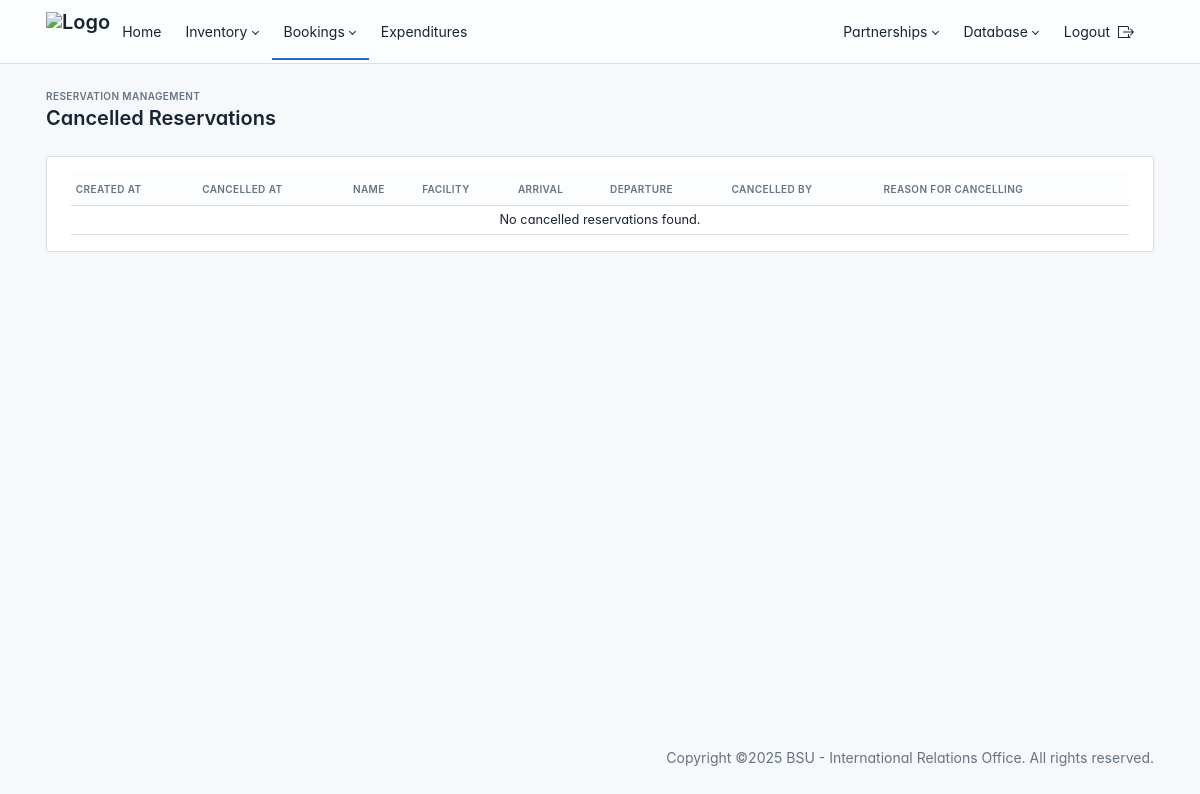
Before: /administrator/cancelled-reservations/ (signed in) with the older database file.
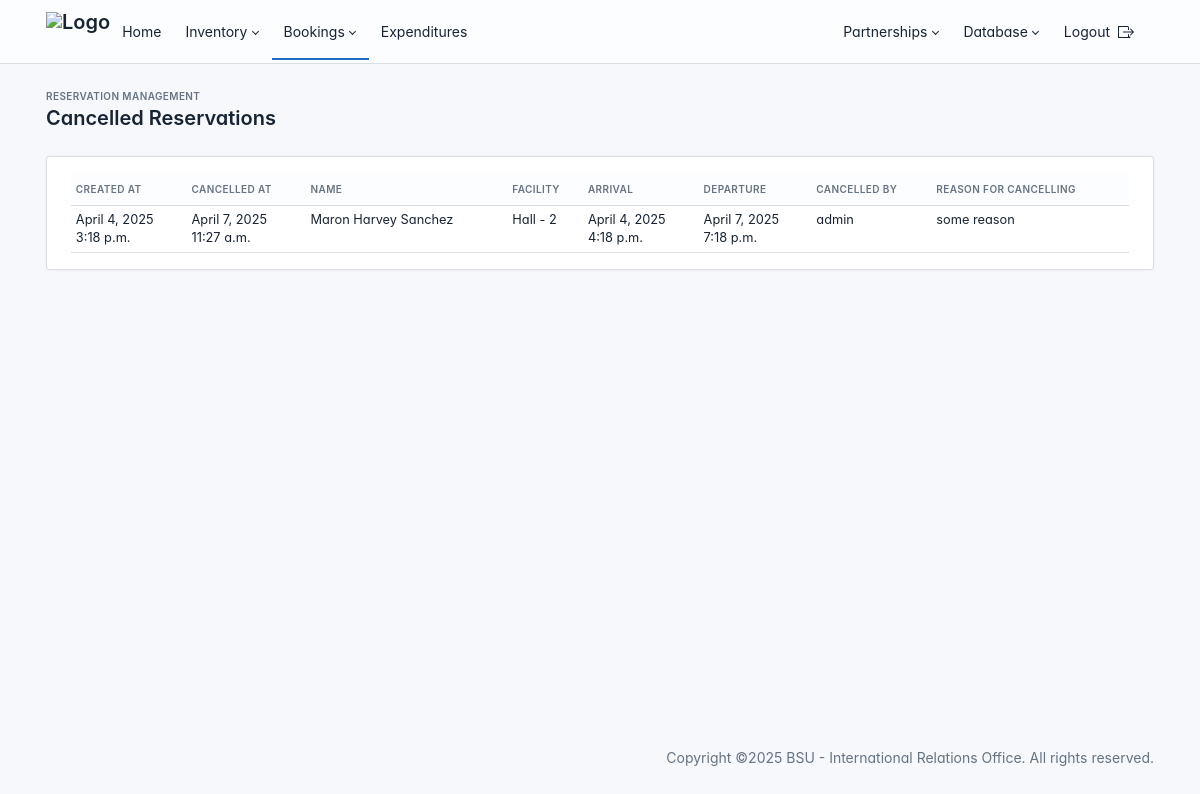
After: the same page with the newer database file.
### room_reservation/models.py (models this page shows, shortened)
class Reservation(models.Model):
    first_name = models.CharField(max_length=255)  # Guest's first name
    last_name = models.CharField(max_length=255)  # Guest's last name
    college_office_institution = models.CharField(max_length=255, blank=True, null=True)  # Institution/Organization
    email = models.EmailField()  # Guest's email
    phone_number = models.CharField(max_length=20)  # Contact number
    room = models.ForeignKey("Room", on_delete=models.CASCADE, related_name="reservations")
    arrival_date = models.DateField()
    arrival_time = models.TimeField()
    departure_date = models.DateField()
    departure_time = models.TimeField()
    details = models.TextField(blank=True, null=True)  # Additional booking details
    special_request = models.TextField(blank=True, null=True)  # Special requests (e.g., early check-in)
    reason_for_cancelling = models.TextField(blank=True, null=True)  # Reason for cancellation
    cancelled_by = models.CharField(max_length=50, blank=True, null=True)  # Who cancelled (admin/user)
    status = models.CharField(
        max_length=20,
        choices=[
            ("Pending", "Pending"),
            ("Confirmed", "Confirmed"),
            ("Cancelled", "Cancelled"),
            ("Completed", "Completed"),
        ],
        default="Pending",
    )
    cancelled_at = models.DateTimeField(blank=True, null=True)
    completed_at = models.DateTimeField(blank=True, null=True)
    confirmed_at = models.DateTimeField(blank=True, null=True)
    created_at = models.DateTimeField(auto_now_add=True)  # Timestamp for when the reservation was made
    updated_at = models.DateTimeField(auto_now=True)  # Timestamp for last update

class Room(models.Model):
    room_number = models.CharField(max_length=10, unique=True)
    room_type = models.CharField(max_length=50, choices=[("Single", "Single"), ("Double", "Double"), ("Suite", "Suite"), ("Hall", "Hall")])
    is_available = models.BooleanField(default=True)
    capacity = models.PositiveIntegerField()  # Number of people it can accommodate
    description = models.TextField(blank=True, null=True)
    image = models.ImageField(upload_to="rooms/", null=True, blank=True)
    def __str__(self):
        return f"{self.room_type} - {self.room_number}"

### administrator/views.py (the view)
# urls.py: path('cancelled-reservations/', views.cancelled_reservations_view, name='cancelled_reservations'),
def cancelled_reservations_view(request):
    cancelled_reservations = Reservation.objects.filter(status="Cancelled").order_by('-created_at')
    for reservation in cancelled_reservations:
        reservation.created_at = timezone.localtime(reservation.created_at)
        reservation.cancelled_at = timezone.localtime(reservation.cancelled_at)
    paginator = Paginator(cancelled_reservations, 10)  # 10 per page
    page_number = request.GET.get('page')
    page_obj = paginator.get_page(page_number)
    context = {
        'cancelled_reservations': page_obj
    }
    return render(request, 'administrator/reservation/cancelled_reservations.html', context)

### templates/administrator/reservation/cancelled_reservations.html (shortened to what this page needs)
{% extends "administrator/base.html" %}
{% block content %}
<div class="page-wrapper">
    <div class="page-header d-print-none">
        <div class="container-xl">
            <div class="row g-2 align-items-center">
                <div class="col">
                    <div class="page-pretitle">
                        Reservation Management
                    </div>
                    <h2 class="page-title">
                        Cancelled Reservations
                    </h2>
                </div>
            </div>
        </div>
    </div>
    <div class="page-body container">
        <div class="card">
            <div class="card-body">
                <div class="table-responsive">
                    <table class="table table-sm table-hover">
                        <thead class="thead-dark">
                            <tr>
                                <th>Created At</th>
                                <th>Cancelled At</th>
                                <th>Name</th>
                                <th>Facility</th>
                                <th>Arrival</th>
                                <th>Departure</th>
                                <th>Cancelled By</th>
                                <th>Reason for Cancelling</th>
                            </tr>
                        </thead>
                        <tbody>
                            {% for reservation in cancelled_reservations %}
                                <tr>
                                    <td>
                                        {{ reservation.created_at.date }}<br>
                                        {{ reservation.created_at.time }}
                                    </td>
                                    <td>
                                        {{ reservation.cancelled_at.date }}<br>
                                        {{ reservation.cancelled_at.time }}
                                    </td>
                                    <td>{{ reservation.first_name }} {{ reservation.last_name }}</td>
                                    <td>{{ reservation.room }}</td>
                                    <td>
                                        {{ reservation.arrival_date }}<br>
                                        {{ reservation.arrival_time }}
                                    </td>
                                    <td>
                                        {{ reservation.departure_date }}<br>
                                        {{ reservation.departure_time }}
                                    </td>
                                    <td>{{ reservation.cancelled_by|default:"Unknown" }}</td>
                                    <td>{{ reservation.reason_for_cancelling|default:"None provided" }}</td>
                                </tr>
                            {% empty %}
                                <tr>
                                    <td colspan="8" class="text-center">No cancelled reservations found.</td>
                                </tr>
                            {% endfor %}
                        </tbody>
                    </table>
                </div>
            </div>
        </div>
    </div>
</div>
{% endblock content%}

Changed rows visible on the page:
added Reservation: created_at "April 4, 2025", created_at.time "3:18 p.m.", cancelled_at "April 7, 2025", cancelled_at.time "11:27 a.m.", first_name "Maron Harvey", last_name "Sanchez", room "Hall - 2", arrival_date "April 4, 2025", arrival_time "4:18 p.m.", departure_date "April 7, 2025", departure_time "7:18 p.m.", cancelled_by "admin", reason_for_cancelling "some reason"
Other visible differences:
text no longer shown: "No cancelled reservations found."
